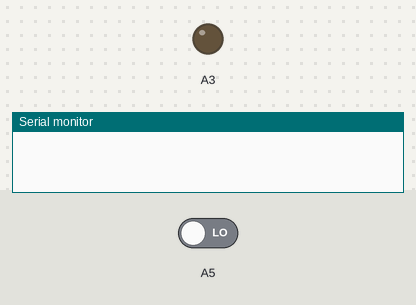
Bench run of a sketch on a simulated Arduino Uno, built with avr-gcc and run on an emulated ATmega328P. On the bench: output pins drawn as LEDs (lit = HIGH), the last lines printed to the serial monitor. Inputs (shaded band) come from the test bench; at power-on: A5 LOW. Random numbers use the default seed unless the sketch sets one.

Above: at 2.8 s.
2.9 s: A5 driven HIGH
At 3.2 s:
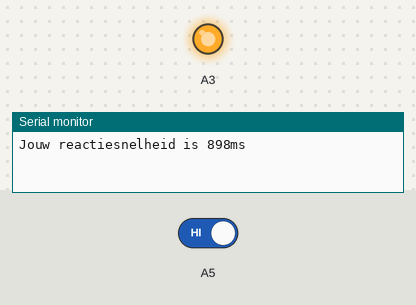
Timing chart, 0 to 5.9 s (numbered marks = the images above; inputs shaded):
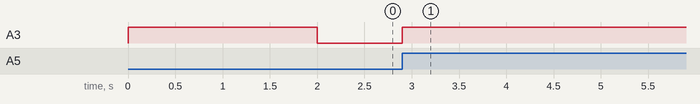

Measured:
- after the input at 2.9 s, A3: LOW → HIGH at once

The sketch:

reactie_snelheid.ino
```cpp
// We hebben twee variabelen nodig. Eentje die bijhoudt hoelang het LEDje moet branden
// en eentje die bijhoudt in welke stap van het spelletje we zijn.
int wachttijd = 0;
String stap = "nieuw";

void setup() {
  // put your setup code here, to run once:
  Serial.begin(57600);

  // Eerst seeden we onze random number generator.
  randomSeed(analogRead(A0));

  // Configureer de pins voor onze LED en Button
  pinMode(A3, OUTPUT);
  pinMode(A5, INPUT);
}

void loop() {
  // Als we een nieuw spel beginnen..
  if(stap == "nieuw") {

    // Kiezen we een random wachttijd tussen 2 en 10 seconden
    wachttijd = millis() + random(2,10) * 1000;

    // Als we dat gedaan hebben, kunnen we gaan wachten.
    stap = "wachten";

  } else if(stap == "wachten") {
    // Zolang we aan het wachten zijn, moet het LEDje branden
    digitalWrite(A3, HIGH);

    // Alleen als de wachttijd verstreken is..
    if(millis() >= wachttijd) {
      // Gaan we naar de volgende stap; tellen.
      stap = "tellen";
    }
  } else if(stap == "tellen") {
    // Vanaf hier mag het LEDje uit en wachten we tot er op de knop wordt gedrukt
    digitalWrite(A3, LOW);

    if(digitalRead(A5) == HIGH) {
      // Er is op de knop gedrukt. Kijk naar de huidige tijd en trek daar de originele wachttijd vanaf.
      // Dit is de tijd tussen LED uit en op de knop drukken; ook wel reactiesnelheid
      Serial.println("Jouw reactiesnelheid is "+ String( millis() - wachttijd ) + "ms");

      // We beginnen direct weer opnieuw ;)
      stap = "nieuw";
    }
  }

}
```
